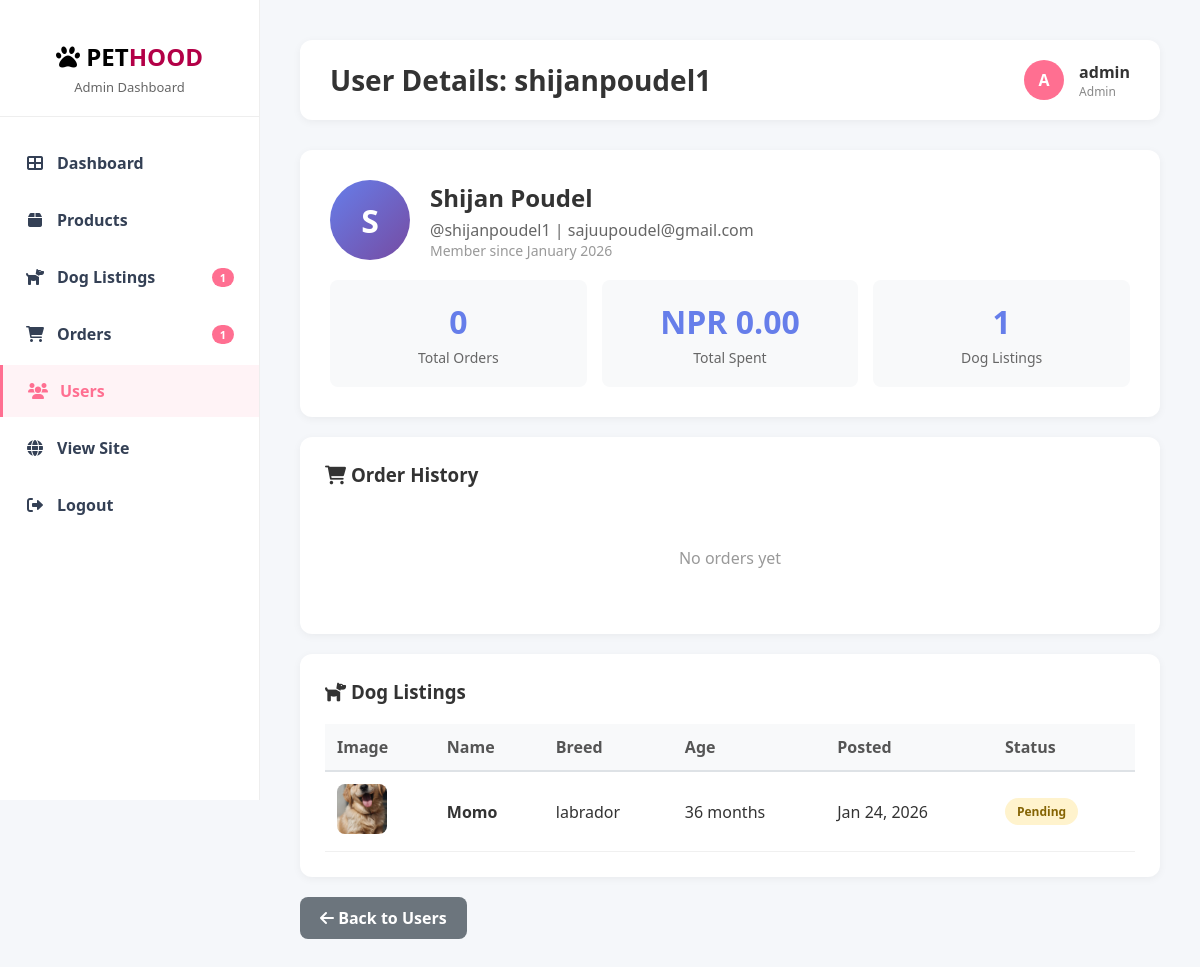
Before: /dashboard/users/13/ (signed in) with the older database file.
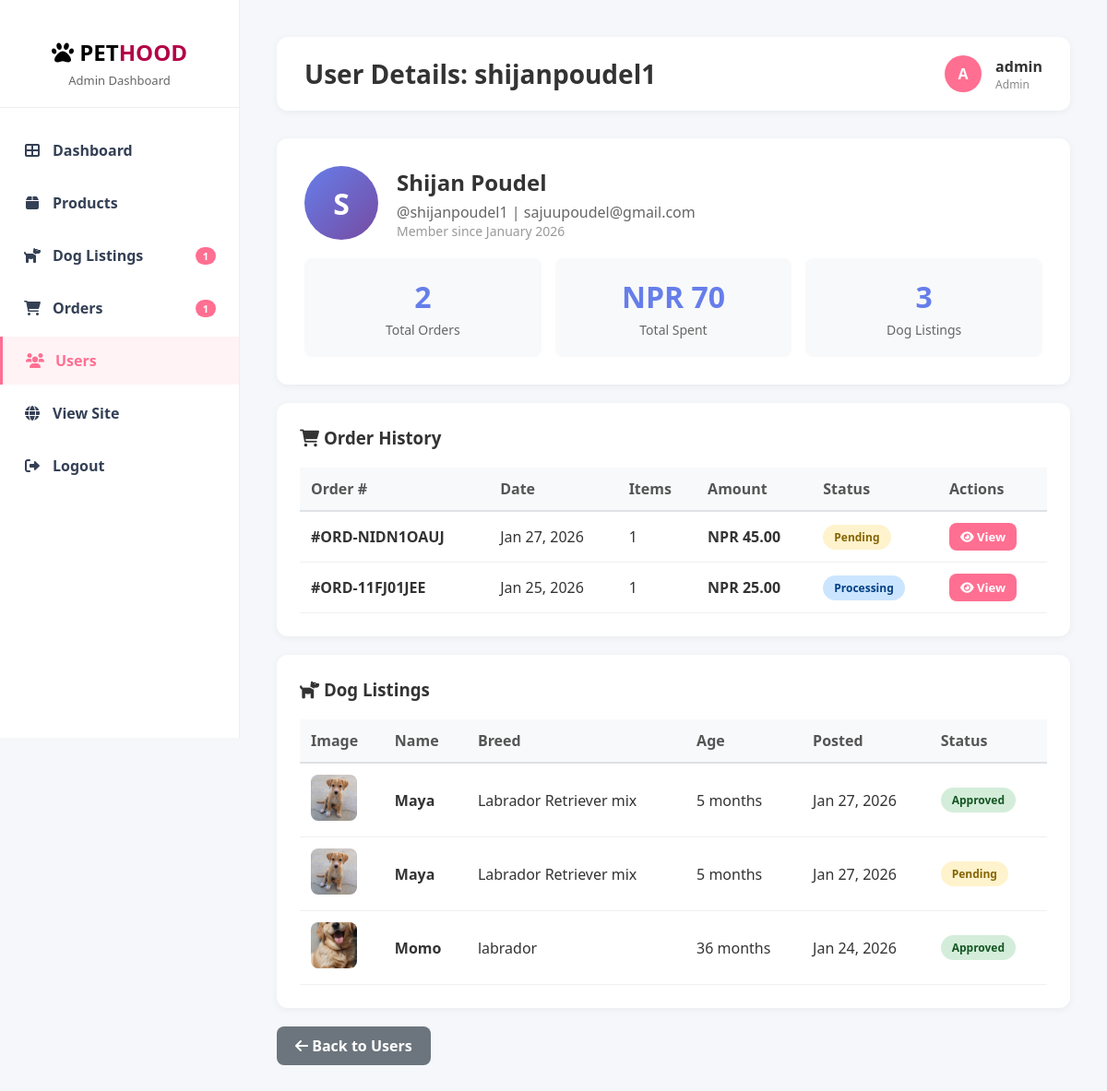
After: the same page with the newer database file.
### dog/models.py (models this page shows, shortened)
class Dog(models.Model):
    GENDER_CHOICES = [
        ('male', 'Male'),
        ('female', 'Female'),
    ]
    name = models.CharField(max_length=100)
    slug = models.SlugField(max_length=150, unique=True, blank=True)
    breed = models.CharField(max_length=100)
    gender = models.CharField(max_length=10, choices=GENDER_CHOICES, default='male')
    age = models.IntegerField(help_text="Age in months")
    behaviour = models.CharField(max_length=200, help_text="e.g., Friendly, Energetic, Calm, Playful")
    description = models.TextField()
    price = models.DecimalField(max_digits=10, decimal_places=2, help_text="Adoption fee", default=0)
    image = models.ImageField(upload_to='dogs/', blank=True, null=True)
    lister = models.ForeignKey(User, on_delete=models.CASCADE, related_name='listed_dogs', null=True, blank=True)
    location = models.CharField(max_length=100, help_text="City or area", blank=True)
    is_approved = models.BooleanField(default=False, help_text="Admin approval status")
    is_adopted = models.BooleanField(default=False)
    created_at = models.DateTimeField(auto_now_add=True)
    updated_at = models.DateTimeField(auto_now=True)
    class Meta:
        ordering = ['-created_at']

### shop/models.py (models this page shows, shortened)
class Order(models.Model):
    STATUS_CHOICES = [
        ('pending', 'Pending'),
        ('packing', 'Packing'),
        ('processing', 'Processing'),
        ('shipped', 'Shipped'),
        ('delivered', 'Delivered'),
        ('cancelled', 'Cancelled'),
    ]
    PAYMENT_METHOD_CHOICES = [
        ('khalti', 'Khalti'),
        ('cod', 'Cash on Delivery'),
    ]
    user = models.ForeignKey(User, on_delete=models.CASCADE)
    order_number = models.CharField(max_length=20, unique=True, editable=False, null=True, blank=True)
    first_name = models.CharField(max_length=100)
    last_name = models.CharField(max_length=100)
    email = models.EmailField()
    phone = models.CharField(max_length=20)
    address = models.TextField()
    city = models.CharField(max_length=100)
    postal_code = models.CharField(max_length=20, blank=True)
    notes = models.TextField(blank=True)
    total_amount = models.DecimalField(max_digits=10, decimal_places=2)
    payment_method = models.CharField(max_length=20, choices=PAYMENT_METHOD_CHOICES)
    status = models.CharField(max_length=20, choices=STATUS_CHOICES, default='pending')
    payment_verified = models.BooleanField(default=False)
    khalti_token = models.CharField(max_length=255, blank=True, null=True)
    khalti_transaction_id = models.CharField(max_length=255, blank=True, null=True)
    created_at = models.DateTimeField(auto_now_add=True)
    updated_at = models.DateTimeField(auto_now=True)
    class Meta:
        ordering = ['-created_at']

### dashboard/views.py (the view)
# urls.py: path('users/<int:user_id>/', views.user_detail, name='user_detail'),
@staff_member_required
def user_detail(request, user_id):
    user = get_object_or_404(User, id=user_id)
    orders = Order.objects.filter(user=user).order_by('-created_at')
    dogs = Dog.objects.filter(lister=user).order_by('-created_at')
    total_spent = orders.exclude(status='cancelled').aggregate(
        total=Sum('total_amount')
    )['total'] or Decimal('0.00')
    context = {
        'viewed_user': user,
        'orders': orders,
        'dogs': dogs,
        'total_spent': total_spent,
        **get_notification_counts(),
    }
    return render(request, 'dashboard/user_detail.html', context)

### dashboard/views.py (called while the page is built)
def get_notification_counts():
    pending_dogs = Dog.objects.filter(is_approved=False).count()
    pending_orders = Order.objects.filter(status='pending').count()
    return {
        'pending_dogs_count': pending_dogs,
        'pending_orders_count': pending_orders,
    }

### shop/context_processors.py (called while the page is built)
def cart_count(request):
    if request.user.is_authenticated:
        cart, _ = Cart.objects.get_or_create(user=request.user)
        count = cart.items.count()
    else:
        count = 0
    return {'cart_count': count}

### templates/dashboard/user_detail.html (shortened to what this page needs)
{% extends 'dashboard/base.html' %}
{% block page_title %}User Details: {{ viewed_user.username }}{% endblock %}
{% block content %}
<div class="user-header">
    <div style="display: flex; align-items: center; gap: 20px; margin-bottom: 20px;">
        <div style="width: 80px; height: 80px; border-radius: 50%; background: linear-gradient(135deg, #667eea 0%, #764ba2 100%); display: flex; align-items: center; justify-content: center; font-size: 32px; color: white; font-weight: bold;">
            {{ viewed_user.username|first|upper }}
        </div>
        <div>
            <h2 style="margin-bottom: 5px;">{{ viewed_user.first_name }} {{ viewed_user.last_name }}</h2>
            <p style="color: #666;">@{{ viewed_user.username }} | {{ viewed_user.email }}</p>
            <p style="color: #999; font-size: 14px;">Member since {{ viewed_user.date_joined|date:"F Y" }}</p>
        </div>
    </div>
    <div class="user-stats">
        <div class="stat-box">
            <h3>{{ orders.count }}</h3>
            <p>Total Orders</p>
        </div>
        <div class="stat-box">
            <h3>NPR {{ total_spent }}</h3>
            <p>Total Spent</p>
        </div>
        <div class="stat-box">
            <h3>{{ dogs.count }}</h3>
            <p>Dog Listings</p>
        </div>
    </div>
</div>
<div class="section">
    <h3><i class="fas fa-shopping-cart"></i> Order History</h3>
    {% if orders %}
    <table>
        <thead>
            <tr>
                <th>Order #</th>
                <th>Date</th>
                <th>Items</th>
                <th>Amount</th>
                <th>Status</th>
                <th>Actions</th>
            </tr>
        </thead>
        <tbody>
            {% for order in orders %}
            <tr>
                <td><strong>#{{ order.order_number }}</strong></td>
                <td>{{ order.created_at|date:"M d, Y" }}</td>
                <td>{{ order.items.count }}</td>
                <td><strong>NPR {{ order.total_amount }}</strong></td>
                <td><span class="badge badge-{{ order.status }}">{{ order.get_status_display }}</span></td>
                <td>
                    <a href="{% url 'dashboard:order_detail' order.id %}" class="btn btn-primary btn-sm">
                        <i class="fas fa-eye"></i> View
                    </a>
                </td>
            </tr>
            {% endfor %}
        </tbody>
    </table>
    {% else %}
    <p style="text-align: center; padding: 40px; color: #999;">No orders yet</p>
    {% endif %}
</div>
<div class="section">
    <h3><i class="fas fa-dog"></i> Dog Listings</h3>
    {% if dogs %}
    <table>
        <thead>
            <tr>
                <th>Image</th>
                <th>Name</th>
                <th>Breed</th>
                <th>Age</th>
                <th>Posted</th>
                <th>Status</th>
            </tr>
        </thead>
        <tbody>
            {% for dog in dogs %}
            <tr>
                <td>
                    <img src="{{ dog.image.url }}" alt="{{ dog.name }}" style="width: 50px; height: 50px; object-fit: cover; border-radius: 8px;">
                </td>
                <td><strong>{{ dog.name }}</strong></td>
                <td>{{ dog.breed }}</td>
                <td>{{ dog.age }} months</td>
                <td>{{ dog.created_at|date:"M d, Y" }}</td>
                <td>
                    {% if dog.is_adopted %}
                        <span class="badge badge-cancelled">Adopted</span>
                    {% elif dog.is_approved %}
                        <span class="badge badge-approved">Approved</span>
                    {% else %}
                        <span class="badge badge-unapproved">Pending</span>
                    {% endif %}
                </td>
            </tr>
            {% endfor %}
        </tbody>
    </table>
    {% else %}
    <p style="text-align: center; padding: 40px; color: #999;">No dog listings</p>
    {% endif %}
</div>
<a href="{% url 'dashboard:user_list' %}" class="btn btn-secondary">
    <i class="fas fa-arrow-left"></i> Back to Users
</a>
{% endblock %}

Changed rows visible on the page:
added Order: order_number "ORD-NIDN1OAUJ", created_at "Jan 27, 2026", items.count "1", total_amount "45.00", status "Pending"
added Order: order_number "ORD-11FJ01JEE", created_at "Jan 25, 2026", items.count "1", total_amount "25.00", status "Processing"
added Dog: image (picture), name "Maya", breed "Labrador Retriever mix", age "5", created_at "Jan 27, 2026", is_adopted "Approved"
added Dog: image (picture), name "Maya", breed "Labrador Retriever mix", age "5", created_at "Jan 27, 2026", is_adopted "Pending"
changed Dog "Momo": is_approved "Pending" → "Approved"
Other visible differences:
{{ orders.count }}: "0" → "2"
{{ total_spent }}: "0.00" → "70"
{{ dogs.count }}: "1" → "3"
text no longer shown: "No orders yet"
text now shown: "Order # Date Items Amount Status Actions"
